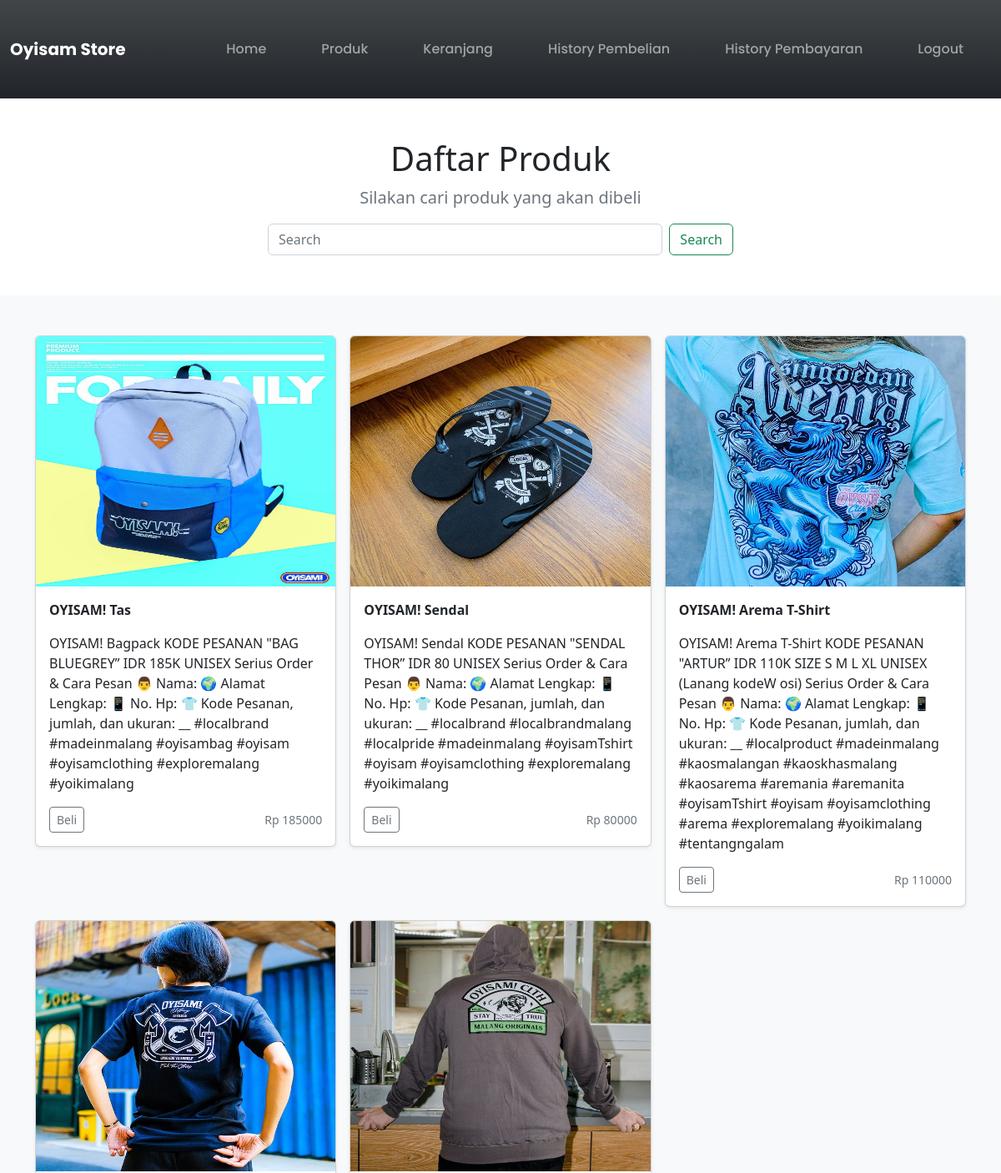
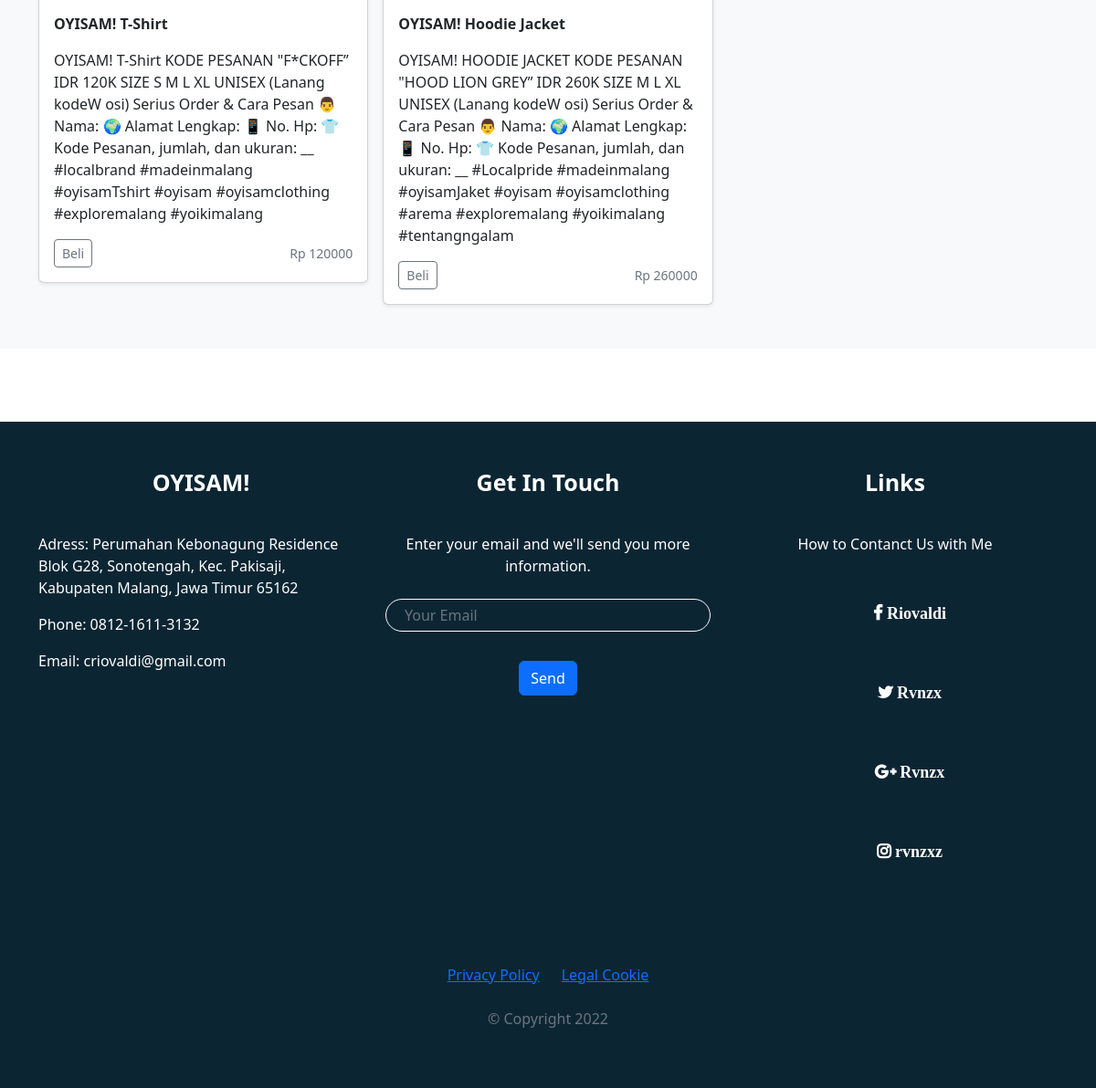
The page /produk.php (signed in) on the database its author committed (2 pictures, top to bottom).
### tables this page shows
CREATE TABLE `produk` (
  `id_produk` int(11) NOT NULL,
  `nama_produk` varchar(100) NOT NULL,
  `deskripsi` text NOT NULL,
  `harga` int(11) NOT NULL,
  `foto` varchar(255) NOT NULL
);

### produk.php (the view, shortened to what this page needs)
<!doctype html>
<html lang="en">
  <head>
    <link href="https://cdn.jsdelivr.net/npm/bootstrap@5.1.1/dist/css/bootstrap.min.css"
    rel="stylesheet">
  </head>
  <body>
    <header>
    <?php
        include "navbar.php";
    ?>
    </header>
    <main>
    <section class="py-5 text-center container">
        <div class="col-lg-6 col-md-8 mx-auto">
            <h1 class="fw-light"><b>Daftar Produk</b></h1>
            <p class="lead text-muted">Silakan cari produk yang akan dibeli</p>
            <form method="POST" action="produk.php" class="d-flex">
                    <input class="form-control me-2" type="search" name="cari"
                    placeholder="Search" aria-label="Search">
                    <button class="btn btn-outline-success" type="submit">Search</button>
            </form>
        </div>
    </section>
    <div class="album py-5 bg-light">
        <div class="container">
        <div class="row row-cols-1 row-cols-sm-2 row-cols-md-3 g-3">
          <?php
          include "koneksi.php";
          if (isset($_POST['cari'])) {
              $cari = $_POST['cari'];
              $query_produk = mysqli_query($koneksi, "SELECT * FROM produk WHERE nama_produk like '%$cari%' or deskripsi like '%$cari%'");
          }
          else{
              $query_produk = mysqli_query($koneksi, "SELECT * FROM produk");
          }
          while($data_produk = mysqli_fetch_array($query_produk)){
          ?>
          <div class="col">
            <div class="card shadow-sm">
                <img src="../toko_online/foto/<?=$data_produk['foto']?>" class="bd-placeholder-img card-img-top" width="10px" height= "300px" xmlns="http://www.w3.org/2000/svg" role="img" aria-label="Placeholder: Thumbnail" preserveAspectRatio="xMidYMid slice" focusable="false"><title>Placeholder</title>
                <rect width="100%" height="100%" fill="#55595c"/></img>
                <div class="card-body">
                <p class="card-text"><b><?=$data_produk['nama_produk']?></b></p>
                <p class="card-text"><?=$data_produk['deskripsi']?></p>
                <div class="d-flex justify-content-between align-items-center">
                    <div class="btn-group">
                    <a href="pembelian.php?id_produk=<?=$data_produk['id_produk']?>" type="button" class="btn btn-sm btn-outline-secondary">Beli</a>
                    </div>
                    <small class="text-muted">Rp <?=$data_produk['harga']?></small>
                </div>
                </div>
            </div>
            </div>
          <?php
          }
          ?>
        </div>
        </div>
    </div>
    </main>
    <?php
        include "footer.php";
    ?>
  </body>
</html>

### navbar.php (shortened to what this page needs)
<!DOCTYPE html>
<html lang="en">
<head>
    <link rel="stylesheet" href="nav_style.css">
</head>
<body>
<nav class="navbar navbar-expand-lg navbar-dark bg-dark bg-gradient">
  <div class="container-fluid">
    <a class="navbar-brand" href="home.php">Oyisam Store</a>
        <ul class="navbar-nav mb-2 mb-lg-0">
          <li class="nav-item">
                <a class="nav-link" aria-current="page" href="home.php">Home</a>
            </li>
            <li class="nav-item">
                <a class="nav-link" href="produk.php">Produk</a>
            </li>
            <li class="nav-item">
                <a class="nav-link" href="cart.php">Keranjang</a>
            </li>
            <li class="nav-item">
            <a class="nav-link" href="histori.php">History Pembelian</a>
          </li>
          <li class="nav-item">
            <a class="nav-link" href="histori_pembayaran.php">History Pembayaran</a>
          </li>
          <li class="nav-item">
            <a class="nav-link" href="proses_logout.php">Logout</a>
          </li>
        </ul>
    </div>
</nav>
</body>
</html>

### footer.php (shortened to what this page needs)
<!DOCTYPE html>
<html lang="en">
<head>
    <link href="https://cdn.jsdelivr.net/npm/bootstrap@5.2.0/dist/css/bootstrap.min.css" rel="stylesheet">
    <link rel="stylesheet" href="style.css">
    <link rel="stylesheet" href="https://stackpath.bootstrapcdn.com/font-awesome/4.7.0/css/font-awesome.min.css">
</head>
<body>
<footer class="py-5 mx-auto">
          <div class="container">
            <div class="row">
              <div class="footer-item col-sm">
                <p class="footer-item-title">OYISAM!</p>
                <p style="text-align: left">Adress: Perumahan Kebonagung Residence Blok G28, Sonotengah, Kec. Pakisaji, Kabupaten Malang, Jawa Timur 65162</p>
                <p style="text-align: left">Phone: 0812-1611-3132</p>
                <p style="text-align: left">Email: criovaldi@gmail.com</p>
              </div>
              <div class="footer-item col-sm">
              <p class="footer-item-title">Get In Touch</p>
                <form>
                  <div class="mb-3 pb-3">
                    <label for="exampleInputEmail1" class="form-label pb-3">Enter your email and we'll send you more information.</label>
                    <input type="email" placeholder="Your Email" class="form-control" id="exampleInputEmail1" aria-describedby="emailHelp">
                  </div>
                  <button type="submit" class="btn btn-primary">Send</button>
                </form>
              </div>
              <div class="footer-item col-sm">
                <p class="footer-item-title">Links</p>
                <a>How to Contanct Us with Me</a>
                <ul class="socials">
                  <li><a href="#"><i class="fa fa-facebook">  Riovaldi</i></a></li>
                  <li><a href="#"><i class="fa fa-twitter">  Rvnzx</i></a></li>
                  <li><a href="#"><i class="fa fa-google-plus">  Rvnzx</i></a></li>
                  <li><a href="#"><i class="fa fa-instagram">  rvnzxz</i></a></li>
                </ul>
              </div>
            <div class="container">
                <div class="row justify-content-md-center">
                    <div class="col-md-auto">
                    <a href="">Privacy Policy</a>
                    </div>
                    <div class="col-md-auto">
                    <a href="">Legal Cookie</a>
                    </div>
                </div>
            </div>
            </div>
            <div class="copyright pt-4 text-center text-muted">
            <p>&copy; Copyright 2022</p>
          </div>
        </footer>
</body>
</html>

### nav_style.css (style rules this page uses)
* { box-sizing: border-box; margin: 0; padding: 0; }
nav { display: flex; justify-content: flex-start; align-items:center; }
.navbar-brand { font-family: 'Poppins', sans-serif; font-size: 48px; font-weight: 700; line-height: 36px; letter-spacing: 0em; margin-right: auto; }
li { margin: 10px; padding: 15px ; font-family: 'Poppins', sans-serif; font-weight: 500; font-size: 16px; line-height: 36px; }
.nav-item { justify-items: flex-end; align-items: flex-end; }

### style.css (style rules this page uses)
footer { background-color: #0c2533; color: white; text-align: center; margin-top: 80px; }
footer .footer-item { padding-bottom: 20px; }
footer .footer-item .footer-item-title { font-size: 25px; font-weight: bold; padding-bottom: 20px; }
footer .footer-item a { display: block; text-decoration: none; color: white; padding-bottom: 16px; }
footer .footer-item .form-control { padding: 5px 20px; background-color: transparent; border: 1px solid white; border-radius: 20px; }
.socials { list-style: none; align-items: right; justify-content: right; margin: 1rem 0 3rem 0; }
.socials li { margin: 0 10px; }
.socials a { text-decoration: none; color: rgb(255, 255, 255); }
.socials a i { font-size: 18px; font-weight: bold; padding-bottom: 15px; transition: color .4s ease; }

### produk.php (style rules this page uses)
.bd-placeholder-img { font-size: 1.125rem; text-anchor: middle; -webkit-user-select: none; -moz-user-select: none; user-select: none; }

### rows shown on the page
produk: foto (picture), nama_produk "OYISAM! Tas", deskripsi "OYISAM! Bagpack KODE PESANAN \"BAG BLUEGREY” IDR 185K UNISEX Serius Order & Cara Pesan 👨 Nama: 🌍 Alamat Lengkap: 📱 No. Hp: 👕 Kode Pesanan, jumlah, dan ukuran: __ #localbrand #madeinmalang #oyisambag #oyisam #oyisamclothing #exploremalang #yoikimalang", harga "185000"
produk: foto (picture), nama_produk "OYISAM! Sendal", deskripsi "OYISAM! Sendal KODE PESANAN \"SENDAL THOR” IDR 80 UNISEX Serius Order & Cara Pesan 👨 Nama: 🌍 Alamat Lengkap: 📱 No. Hp: 👕 Kode Pesanan, jumlah, dan ukuran: __ #localbrand #localbrandmalang #localpride #madeinmalang #oyisamTshirt #oyisam #oyisamclothing #exploremalang #yoikimalang", harga "80000"
produk: foto (picture), nama_produk "OYISAM! Arema T-Shirt", deskripsi "OYISAM! Arema T-Shirt KODE PESANAN \"ARTUR” IDR 110K SIZE S M L XL UNISEX (Lanang kodeW osi) Serius Order & Cara Pesan 👨 Nama: 🌍 Alamat Lengkap: 📱 No. Hp: 👕 Kode Pesanan, jumlah, dan ukuran: __ #localproduct #madeinmalang #kaosmalangan #kaoskhasmalang #kaosarema #aremania #aremanita #oyisamTshirt #oyisam #oyisamclothing #arema #exploremalang #yoikimalang #tentangngalam", harga "110000"
produk: foto (picture), nama_produk "OYISAM! T-Shirt", deskripsi "OYISAM! T-Shirt KODE PESANAN \"F*CKOFF” IDR 120K SIZE S M L XL UNISEX (Lanang kodeW osi) Serius Order & Cara Pesan 👨 Nama: 🌍 Alamat Lengkap: 📱 No. Hp: 👕 Kode Pesanan, jumlah, dan ukuran: __ #localbrand #madeinmalang #oyisamTshirt #oyisam #oyisamclothing #exploremalang #yoikimalang", harga "120000"
produk: foto (picture), nama_produk "OYISAM! Hoodie Jacket", deskripsi "OYISAM! HOODIE JACKET KODE PESANAN \"HOOD LION GREY” IDR 260K SIZE M L XL UNISEX (Lanang kodeW osi) Serius Order & Cara Pesan 👨 Nama: 🌍 Alamat Lengkap: 📱 No. Hp: 👕 Kode Pesanan, jumlah, dan ukuran: __ #Localpride #madeinmalang #oyisamJaket #oyisam #oyisamclothing #arema #exploremalang #yoikimalang #tentangngalam", harga "260000"
